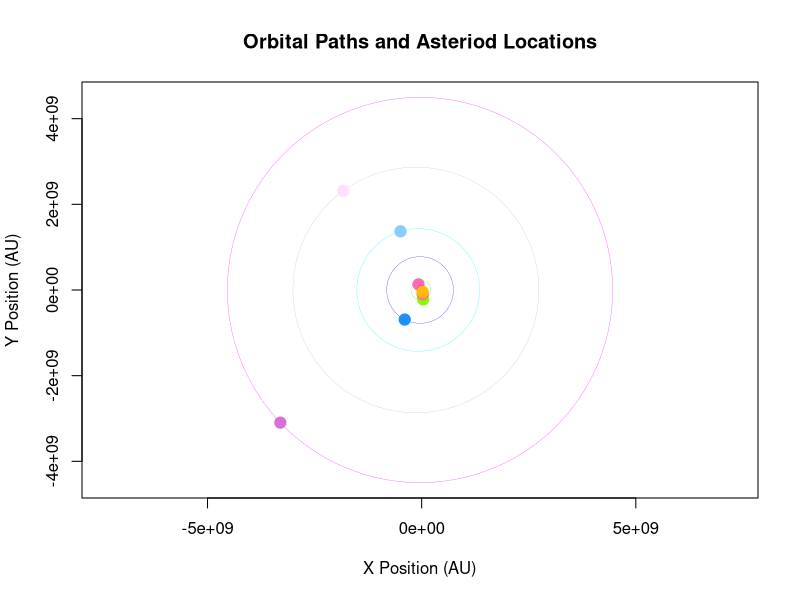

Write the R code that produced this figure. (Note: this script raises an error after producing the figure.)
library(data.table)
AU <- 149597871
#Planet 8
#Orbit
v <- 30.06*AU
e_7 <- .0086
w <- v * sqrt(1 - e_7^2) #semi minor axis
z <- v * e_7
t <- seq(0, 2*pi, length.out = 365.25)
x_7 <- v * cos(t) - z
y_7 <- w * sin(t)

#Plant Position
planet_8 <- runif(1, 0, 2*pi) #angle
planet_x7 <- v * cos(planet_8) - z
planet_y7 <- w *sin(planet_8)

plot(x_7,y_7, type = "l", asp = 1, col = ("#FF00FF"), lwd = .25, xlab = "X Position (AU)", ylab = "Y Position (AU)", main = "Orbital Paths and Asteriod Locations" )
points(planet_x7, planet_y7, pch = 19, col = "#DA70D6", cex = 1.5)  # planet
points(0,0, pch = "*", col = ("yellow"), cex = .25)

#Planet 7
s <- 19.19*AU
e_6 <- .047
aa <- s * sqrt(1 - e_6^2) #semi minor axis
u <- s * e_6
t <- seq(0, 2*pi, length.out = 365.25)
x_6 <- s * cos(t) - u
y_6 <- aa * sin(t)

#Plant Position
planet_7 <- runif(1, 0, 2*pi) #angle
planet_x6 <- s * cos(planet_7) - u
planet_y6 <- aa *sin(planet_7)

points(x_6,y_6, type = "l", asp = 1, col = ("#DDA0DD"), lwd = .25)
points(planet_x6, planet_y6, pch = 19, col = "#FFE1FF", cex = 1.5)  # planet


#Planet 6
p <- 9.58*AU
e_5 <- .056
q <- p * sqrt(1 - e_5^2) #semi minor axis
r <- p * e_5
t <- seq(0, 2*pi, length.out = 365.25)
x_5 <- p * cos(t) - r
y_5 <- q * sin(t)

#Plant Position
planet_6 <- runif(1, 0, 2*pi) #angle
planet_x5 <- p * cos(planet_6) - r
planet_y5 <- q *sin(planet_6)

points(x_5,y_5, type = "l", asp = 1, col = ("#00F5FF"), lwd = .25)
points(planet_x5, planet_y5, pch = 19, col = "#87CEFA", cex = 1.5)  # planet


#Planet 5
m <- 5.204*AU
e_4 <- .048
n <- m * sqrt(1 - e_4^2) #semi minor axis
o <- m * e_4
t <- seq(0, 2*pi, length.out = 365.25)
x_4 <- m * cos(t) - o
y_4 <- n * sin(t)

#Plant Position
planet_5 <- runif(1, 0, 2*pi) #angle
planet_x4 <- m * cos(planet_5) - o
planet_y4 <- n *sin(planet_5)

points(x_4,y_4, type = "l", asp = 1, col = ("blue"), lwd = .25)
points(planet_x4, planet_y4, pch = 19, col = "#1E90FF", cex = 1.5)  # planet

#Planet 4
j <- 1.524*AU
e_3 <- .09
k <- j * sqrt(1 - e_3^2) #semi minor axis
l <- j * e_3
t <- seq(0, 2*pi, length.out = 365.25)
x_3 <- j * cos(t) - l
y_3 <- k * sin(t)

#Plant Position
planet_4 <- runif(1, 0, 2*pi) #angle
planet_x3 <- j * cos(planet_4) - l
planet_y3 <- k *sin(planet_4)

points(x_3,y_3, type = "l", asp = 1, col = ("green"), lwd = .25)
points(planet_x3, planet_y3, pch = 19, col = "#7FFF00", cex = 1.5)  # planet

#Planet 3
g <- AU
e_2 <- .0167
h <- g * sqrt(1 - e_2^2) #semi minor axis
i <- g * e_2
t <- seq(0, 2*pi, length.out = 365.25)
x_2 <- g * cos(t) - i
y_2 <- h * sin(t)

#Plant Position
planet_3 <- runif(1, 0, 2*pi) #angle
planet_x2 <- g * cos(planet_3) - i
planet_y2 <- h *sin(planet_3)

points(x_2,y_2, type = "l", asp = 1, col = ("pink"), lwd = .25)
points(planet_x2, planet_y2, pch = 19, col = "hotpink", cex = 1.5)  # planet

#Planet 2
#orbit
d <- .723*AU #semi major axis
e_1 <- .007
e <- d * sqrt(1 - e_1^2) #semi minor axis
f <- d * e_1 
t <- seq(0, 2*pi, length.out = 365.25)
x_1 <- d * cos(t) - f
y_1 <- e * sin(t)

#Plant Position
planet_2 <- runif(1, 0, 2*pi) #angle
planet_x1 <- d * cos(planet_2) - f
planet_y1 <- e *sin(planet_2)

points(x_1,y_1, type = "l", asp = 1, col = ("red"), lwd = .25)
points(planet_x1, planet_y1, pch = 19, col = "salmon", cex = 1.5)  # planet

#Planet 1 
#Eclipse 
a <- .387*AU #semi major axis
e_0 <- .206
b <- a * sqrt(1 - e_0^2) #semi minor axis
c <- a * e_0 
t <- seq(0, 2*pi, length.out = 365.25)
x_0 <- a * cos(t) - c
y_0 <- b * sin(t)

#Plant Position
planet_1 <- runif(1, 0, 2*pi) #angle
planet_x <- a * cos(planet_1) - c
planet_y <- b *sin(planet_1)

points(x_0,y_0, type = "l", asp = 1, col = ("#FFD700"), lwd = .25) #orbit
points(planet_x, planet_y, pch = 19, col = "#FFB90F", cex = 1.5)  # planet

planet_radii <- c(
  2440, 6052, 6371, 3390, 69911, 58232, 25362, 24622
)

planets <- data.frame(
  name = c("planet_1", "planet_2", "planet_3", "planet_4",
           "planet_5", "planet_6", "planet_7", "planet_8")
)
#Initialized System

planets$temperature <- c(440, 300, 288, 210, 165, 134, 76, 72)
life_temp_min <- 0
life_temp_max <- 394

is_temp_habitable <- function(temp) temp >= life_temp_min & temp <= life_temp_max

planets$radiation <- c(5, 3, 3, 3, 6, 7, 8, 8)
radiation_limit <- 4

is_rad_habitable <- function(rad) rad <= radiation_limit

planet_is_habitable <- function(temp, rad) {
  is_temp_habitable(temp) & is_rad_habitable(rad)
}

planets$habitable <- planet_is_habitable(
  planets$temperature,
  planets$radiation
)

planets$can_have_life <- TRUE
planet_index <- setNames(seq_len(nrow(planets)), planets$name)

#timesteps 
timestep <- 50
event_table <- data.frame(
  run = integer(),
  year = integer(),
  source = character(),
  target = character(),
  type = character(),       #asteriod or dispersal from planet
  distance_AU = numeric(),
  stringsAsFactors = FALSE
)


#pre results
n_runs <- 500
results <- data.frame(
  run = 1:n_runs,
  asteroid_hits = integer(n_runs),
  avg_extinction_time = numeric(n_runs),
  planet_2_asteroid_hits = integer(n_runs),
  planet_3_asteroid_hits = integer(n_runs),
  planet_4_asteroid_hits = integer(n_runs),
  
  planet_2_dispersal_hits = integer(n_runs),
  planet_3_dispersal_hits = integer(n_runs),
  planet_4_dispersal_hits = integer(n_runs),
  
  planet_2_first_appearance = numeric(n_runs),
  planet_3_first_appearance = numeric(n_runs),
  planet_4_first_appearance = numeric(n_runs),
  
  planet_2_extinction = numeric(n_runs),
  planet_3_extinction = numeric(n_runs),
  planet_4_extinction = numeric(n_runs),
  
  planet_2_colonized = integer(n_runs),
  planet_3_colonized = integer(n_runs),
  planet_4_colonized = integer(n_runs),
  
  planet_2_colonization_time = numeric(n_runs),
  planet_3_colonization_time = numeric(n_runs),
  planet_4_colonization_time = numeric(n_runs),
  
  planet_2_colonization_events = integer(n_runs),
  planet_3_colonization_events = integer(n_runs),
  planet_4_colonization_events = integer(n_runs),
  
  planet_2_persistence = integer(n_runs),
  planet_3_persistence = integer(n_runs),
  planet_4_persistence = integer(n_runs),
  
  system_mean_persistence = numeric(n_runs),
  
  total_hits = integer(n_runs)
)

solve_kepler <- function(M, e, tol = 1e-10, max_iter = 15) {
  E <- M
  for(i in 1:max_iter) {
    delta <- (E - e * sin(E) - M) / (1 - e * cos(E))
    E <- E - delta
    if (max(abs(delta)) < tol) break
  }
  E
}

#Table of Planets 1 to 100 years and where to find them in this time frame
planet_orbits <- data.frame(
  name = c("planet_1", "planet_2", "planet_3", "planet_4", "planet_5", "planet_6", "planet_7", "planet_8"),
  A = c(.387, .723, 1.0, 1.524, 5.204, 9.58, 19.2, 30.06) * AU, #Semi major axis
  E = c(.206, .007, .0167, .09, .048, .056, .047, .0086),  #eccentricity
  T = c(.24, .62, 1.0, 1.88, 11.86, 29.46, 84.01, 164.8),  # orbital periods in years
  t0 = runif(8, 0, 2*pi))  # random starting angles

planet_orbits$B <- planet_orbits$A * sqrt(1 - planet_orbits$E^2)            #B is the semi minor axis
planet_orbits$c <- planet_orbits$A * planet_orbits$E   #c is the focal distance
planet_orbits$collision_radius <- planet_radii * 7.5
planet_orbits$capture_radius   <- planet_radii * 1.5

planet_orbits_dt <- as.data.table(planet_orbits)
planet_orbits_dt[, name := as.character(name)]
setkey(planet_orbits_dt, name)

gpp <- function(t) {  #get planet position
  out <- vector("list", nrow(planet_orbits))
  for (i in 1:nrow(planet_orbits)) {
    p <- planet_orbits[i, ]
    n <- 2 * pi / p$T
    M <- (p$t0 + t * n) %% (2 * pi)
    E <- solve_kepler(M, p$E)
    out[[i]] <- data.frame(
      planet = p$name,
      x_planet= p$A * cos(E) - p$c,
      y_planet = p$B * sin(E)
    )
  }
  do.call(rbind, out)
}

timestep <- 50
dt_year <- 1/timestep

#interplanetary distance table in relation to planets
hit_log <- data.frame(
  run = integer(), 
  year = numeric(), 
  type = character(),
  target_planet = character(), 
  target_x = numeric(),
  target_y = numeric(),
  target_dis_sun = numeric(),
  source = character(),
  source_x = numeric(),
  source_y = numeric(),
  separation = numeric(),
  had_life = logical(),
  resulted_in_colonization = logical(),
  stringsAsFactors = FALSE
)

for (r in 1:n_runs) {  #beginning of main loop
  
  life_status <- data.frame(planet = planets$name, has_life = FALSE)
  life_history <- data.frame(
    planet = planets$name,
    first_appearance = rep(NA, nrow(planets)),
    extinction_events = I(vector("list", nrow(planets))),
    final_state = rep(NA, nrow(planets)),
    asteroid_colonized = rep(FALSE, nrow(planets)),
    dispersal_colonized = rep(FALSE, nrow(planets))
  )
  
  persistence <- rep(0, nrow(planets))
  pending_dispersal <- data.frame(planet=character(), arrival_year=numeric(), has_life=logical())
  pending_asteroid  <- data.frame(planet=character(), arrival_year=numeric(), has_life=logical())
  
  # counters
  planet_3_asteroid_hits <- 0
  planet_4_asteroid_hits <- 0
  planet_2_asteroid_hits <- 0
  planet_3_dispersal_hits <- 0
  planet_4_dispersal_hits <- 0
  planet_2_dispersal_hits <- 0
    
  Extinction_Probability_on_Impact <- 0.75
  local_extinction <- 0.05
  
  #General Asteroid Info
  
  total_asteroids <- sample(1000:10000, 1)
  frac_IS <- 0.50 #the percent of asteroids that are interstellar asteroids
  frac_SS <- 0.35 #the percent of asteroids that are already in the solar system (like from our asteroid belt)
  frac_DI <- 0.15 #the dispersal asteroids that come from the planets
  
  num_IS <- round(total_asteroids * frac_IS)
  num_SS <- round(total_asteroids * frac_SS)
  num_DI <- total_asteroids - num_SS - num_IS
  
  #Interstellar Asteroids
  IS_entry_dist <- runif(num_IS, 5*AU, 15*AU)
  IS_entry_angle <- runif(num_IS, 0, 2*pi)
  IS_speed <- runif(num_IS, 2, 7) * AU
  
  IS <- data.frame(
    id = paste0("IS_", 1:num_IS),
    entry_time = runif(num_IS, 0, 100),
    entry_angle = IS_entry_angle,
    speed = IS_speed,
    start_x = IS_entry_dist * cos(IS_entry_angle),
    start_y = IS_entry_dist * sin(IS_entry_angle),
    has_life = runif(num_IS) < 0.05
  )
  IS$travel_angle <- atan2(-IS$start_y, -IS$start_x) + rnorm(num_IS, 0, 0.1)
  #Solar System Asteroids (Asteroid Belt/Random in Solar System Asteroids)
  a_SS <- runif(num_SS, 1*AU, 3.5*AU) #semi major axis of the asteroids 
  e_SS <- runif(num_SS, 0.1, 0.4) #eccentricity
  entry_angle <- runif(num_SS, 0, 2*pi)
  travel_angle <- entry_angle + pi + rnorm(num_SS, 0, 0.5)
  speed <- runif(num_SS, 3, 6) * AU
  
  SS <- data.frame(
    id = paste0("SS_", 1:num_SS),
    entry_time = sample(1:100, num_SS, replace=TRUE),
    entry_angle = entry_angle,
    travel_angle = travel_angle,
    speed = speed,
    start_x = a_SS * cos(entry_angle),
    start_y = a_SS * sin(entry_angle),
    has_life = runif(num_SS) < 0.005
  )
  
  #Dispersal Asteroids from planets
  DI_entry_dist <- runif(num_DI, .7*AU, 2.0*AU)
  DI_entry_angle <- runif(num_DI, 0, 2*pi)
  DI_travel_angle <- DI_entry_angle + rnorm(num_DI, 0, 0.5)
  DI_speed <- runif(num_DI, .1, 1.5) * AU
  
  DI <- data.frame(
    id = paste0("DI_", 1:num_DI),
    entry_time = sample(1:100, num_DI, replace=TRUE),
    entry_angle = DI_entry_angle,
    travel_angle = DI_travel_angle,
    speed = DI_speed,
    start_x = DI_entry_dist * cos(DI_entry_angle),
    start_y = DI_entry_dist * sin(DI_entry_angle),
    has_life = runif(num_DI) < 0.15
  )
  
  asteroids <- rbind(IS, SS, DI)
  asteroids$already_hit <- FALSE
  asteroids_dt <- as.data.table(asteroids)
  setkey(asteroids_dt, id)
  
  #Subset loop
  for (year in 1:100) { 
    for(s in 1:timestep) {
      t <- (year - 1) + s/timestep
      
      planet_pos_ts <- gpp(t)
      
      active <- asteroids_dt[entry_year <= t]
      if(nrow(active) > 0) {
        e <-t -active$entry_year #elapsed 
      active[, x_asteroid := start_x + speed * e *cos(travel_angle)]
      active[, y_asteroid := start_y + speed * e * sin(travel_angle)]
      }
      #Asteroid Arrivals
      a_arrivals <- pending_asteroid[pending_asteroid$arrival_year == year, ]
      if (nrow(a_arrivals) > 0) {
        for (j in 1:nrow(a_arrivals)) {
          tp <- a_arrivals$planet[j]
          idx <- planet_index[tp]  #tp = target planet            
          if (is.na(idx)) next
          
          # if asteroid has life then it has the chance to seed life on the planet
          if (a_arrivals$has_life[j] && planets$habitable[idx]) {
          life_status$has_life[idx] <- TRUE
          life_history$asteroid_colonized[idx] <- TRUE
          
          # if life is seeded it is record the first time
          if (is.na(life_history$first_appearance[idx])) life_history$first_appearance[idx] <- year
          
          }
        }
        pending_asteroid <- pending_asteroid[abs(pending_asteroid$entry_time - year) > 1e-9, ]
      }
      
      #Dispersal collisions
      d_arrivals <- pending_dispersal[abs(pending_dispersal$arrival_time -t) < dt_year/2, ] 
      if (nrow(d_arrivals) > 0) {
        for (j in 1:nrow(d_arrivals)) {
          tp <- d_arrivals$planet[j]
          idx <- planet_index[tp]
          if (is.na(idx)) next
          if (planets$habitable[idx]) { 
            life_status$has_life[idx] <- TRUE
            life_history$dispersal_colonized[idx] <- TRUE
            
            if (tp == "planet_2") planet_2_dispersal_hits <- planet_2_dispersal_hits + 1
            if (tp == "planet_3") planet_3_dispersal_hits <- planet_3_dispersal_hits + 1
            if (tp == "planet_4") planet_4_dispersal_hits <- planet_4_dispersal_hits + 1
            if (is.na(life_history$first_appearance[idx])) life_history$first_appearance[idx] <- year
          }
        }
        pending_dispersal <- pending_dispersal[abs(pending_dispersal$arrival_time - year) > 1e-9, ]
      }
      
     #Collisions detection
      if (nrow(active) > 0){
        c <- active[already_hit == FALSE] #candidates
        if (nrow(c) > 0){
          merged <- merge(c, planet_pos_ts, by = character(0), allow.cartesian = TRUE)
          merged <- merge(merged, planet_orbits_dt[, .(name, collision_radius, capture_radius)],
                          by.x = "planet", by.y = "name", all.x = TRUE)
          merged$distance <- sqrt((merged$x_planet - merged$x_asteroid)^2 + (merged$y_planet - merged$y_asteroid)^2)
          timestep_collisions <- merged[merged$distance < merged$collision_radius & !is.na(merged$planet), ]
          
          if(nrow(timestep_collisions) > 0){
            for( i in 1:nrow(timestep_collisions)) {
              p_name <- timestep_collisions$planet[i]
              a_name <- timestep_collisions$id[i]
              dist_here <- timestep_collisions$distance[i]
              c_r <- timestep_collisions$collision_radius[i]
              cap_r <- timestep_collisions$capture_radius[i]
              idx <- planet_index[p_name]
              if (is.na(idx)) next
              
              asteroids_dt[id == a_name, already_hit := TRUE]
              
              if (p_name == "planet_2") planet_2_asteroid_hits <- planet_2_asteroid_hits + 1
              if (p_name == "planet_3") planet_3_asteroid_hits <- planet_3_asteroid_hits + 1
              if (p_name == "planet_4") planet_4_asteroid_hits <- planet_4_asteroid_hits + 1
              
              asteroid_row <- timestep_collisions[i, ]
              tx <- planet_pos_ts$x_planet[planet_pos_ts$planet == p_name]
              ty <- planet_pos_ts$y_planet[planet_pos_ts$planet == p_name]
              
              colonized_this_hit <- isTRUE(asteroid_row$has_life) && planets$habitable[idx]
              
              hit_log <- rbind(hit_log, data.frame(
                run = r, year = t, type = "asteroid",
                target_planet = p_name, target_x = tx, target_y=ty,
                target_dis_sun = sqrt(tx^2 + ty^2),
                source = a_name, source_x = NA_real_, source_y = NA_real_,
                separation = NA_real_,
                had_life = isTRUE(asteroid_row$has_life),
                resulted_in_colonization = colonized_this_hit
              ))
              # extinction on impact
              if (life_status$has_life[idx] &&
                  !is.na(life_history$first_appearance[idx])) {
                 if (runif(1) < Extinction_Probability_on_Impact) {
                  life_history$extinction_events[[idx]] <-
                    c(life_history$extinction_events[[idx]], year)
                  life_status$has_life[idx] <- FALSE
                }
              }
              
              # dispersal after an asteroid hits the planet
              if (isTRUE(asteroid_row$has_life)) {
                impact_delay <- sample(1:5, 1) 
                arrival <- min(year + impact_delay, 100)   
                
                pending_asteroid <- rbind(
                  pending_asteroid,
                  data.frame(
                    planet = p_name,
                    arrival_year = arrival,
                    has_life = TRUE
                  )
                )
              } 
            }
          }
        }
      }
      #timestep dispersal loop  
      if (s == timestep) {
        for(og_planet in planets$name) {
          idx <- planet_index[og_planet]
          if(!life_status$has_life[idx]) next
          
          og <- planet_pos_ts[planet_pos_ts$planet == og_planet, ]
          dx <- planet_pos_ts$x_planet - og$x_planet
          dy <- planet_pos_ts$y_planet - og$y_planet
          planet_pos_ts$dist <- sqrt(dx^2 + dy^2)
          
          targets <- subset(planet_pos_ts, planet != og_planet)
          target_indices <- planet_index[targets$planet]
          targets <- targets[planets$habitable[target_indices], ]
          
          if (nrow(targets) > 0) {
            base_rate <- .10
            scale <- 3*AU
            probs <- base_rate * exp(-targets$dist / scale)
            hits <- runif(nrow(targets)) < probs
            hits_planets <- targets$planet[hits]
            for (tp in hits_planets) {
              dis_to_tp <- targets$dist[targets$planet == tp]
              travel_years <- dis_to_tp/ (.5 * AU)
              raw_arrival <- min(t + travel_years + runif(1, 0, 3), 100)
              arrival_time <- round(raw_arrival/dt_year) * dt_year
              
              pending_dispersal <- rbind(pending_dispersal,
                                        data.frame(planet = tp, arrival_time = arrival_time, has_life = TRUE))
              tp_pos <- targets[targets$planet == tp, ] #target position
              hit_log <- rbind(hit_log, data.frame(
                run = r, year = t, 
                type = "dispersal",
                target_planet = tp, 
                target_x = tp_pos$x_planet, 
                target_y = tp_pos$y_planet,
                target_dis_sun = sqrt(tp_pos$x_planet^2 + tp_pos$y_planet^2),
                source = og_planet, 
                source_x = og$x_planet, 
                source_y = og$y_planet,
                separation = dis_to_tp,
                had_life = TRUE,
                resulted_in_colonization = planets$habitable[planet_index[tp]]
              ))
            }
          }
        }
      }
    }
    for (k in seq_len(nrow(planets))) {
      if (life_status$has_life[k]) {
        persistence[k] <- persistence[k] + 1
      }
    }
  }
  
  # extinction metrics 
  # total asteroid collisions this run
  resulted_in_colonization = planets$habitable[planet_index[tp]]
  
  # extinction duration for each planet (time from first appearance to each extinction event)
  ext_times <- sapply(seq_len(nrow(life_history)), function(i) {
    fa <- life_history$first_appearance[i]
    ev <- life_history$extinction_events[[i]]
    if (is.na(fa) || length(ev) == 0) return(NA_real_)
    mean(ev - fa)
  })
  
  avg_extinction_time <- mean(ext_times, na.rm = TRUE)
  
  #extinction duration for a specific planet
  get_extinction_duration <- function(pname) {
    idx <- match(pname, life_history$planet)
    fa  <- life_history$first_appearance[idx]
    ev  <- life_history$extinction_events[[idx]]
    if (is.na(fa) || length(ev) == 0) return(NA_real_)
    mean(ev - fa)
  }
  
  planet_2_extinction <- get_extinction_duration("planet_2")
  planet_3_extinction <- get_extinction_duration("planet_3")
  planet_4_extinction <- get_extinction_duration("planet_4")
  
  # first appearance times 
  fa2 <- life_history$first_appearance[match("planet_2", life_history$planet)]
  fa3 <- life_history$first_appearance[match("planet_3", life_history$planet)]
  fa4 <- life_history$first_appearance[match("planet_4", life_history$planet)]
  
  # colonized flags
  planet_2_colonized <- ifelse(!is.na(fa2), 1, 0)
  planet_3_colonized <- ifelse(!is.na(fa3), 1, 0)
  planet_4_colonized <- ifelse(!is.na(fa4), 1, 0)
  
  # colonization times
  planet_2_colonization_time <- fa2
  planet_3_colonization_time <- fa3
  planet_4_colonization_time <- fa4
  
  # number of colonization events (first appearance + recolonizations)
  get_colonization_events <- function(pname) {
    idx <- match(pname, life_history$planet)
    fa  <- life_history$first_appearance[idx]
    ev  <- life_history$extinction_events[[idx]]
    if (is.na(fa)) return(0)
    1 + length(ev)
  }
  
  planet_2_colonization_events <- get_colonization_events("planet_2")
  planet_3_colonization_events <- get_colonization_events("planet_3")
  planet_4_colonization_events <- get_colonization_events("planet_4")
  
  #store results
  
  results$asteroid_hits[r]                <- asteroid_hits
  results$avg_extinction_time[r]          <- avg_extinction_time
  
  results$planet_2_asteroid_hits[r]       <- planet_2_asteroid_hits
  results$planet_3_asteroid_hits[r]       <- planet_3_asteroid_hits
  results$planet_4_asteroid_hits[r]       <- planet_4_asteroid_hits
  
  results$planet_2_dispersal_hits[r]      <- planet_2_dispersal_hits
  results$planet_3_dispersal_hits[r]      <- planet_3_dispersal_hits
  results$planet_4_dispersal_hits[r]      <- planet_4_dispersal_hits
  
  results$total_hits[r] <- planet_2_asteroid_hits + planet_3_asteroid_hits + 
    planet_4_asteroid_hits + planet_2_dispersal_hits + planet_3_dispersal_hits +
    planet_4_dispersal_hits
  
  results$planet_2_first_appearance[r]    <- fa2
  results$planet_3_first_appearance[r]    <- fa3
  results$planet_4_first_appearance[r]    <- fa4
  
  results$planet_2_extinction[r]          <- planet_2_extinction
  results$planet_3_extinction[r]          <- planet_3_extinction
  results$planet_4_extinction[r]          <- planet_4_extinction
  
  results$planet_2_colonized[r]           <- planet_2_colonized
  results$planet_3_colonized[r]           <- planet_3_colonized
  results$planet_4_colonized[r]           <- planet_4_colonized
  
  results$planet_2_colonization_time[r]   <- planet_2_colonization_time
  results$planet_3_colonization_time[r]   <- planet_3_colonization_time
  results$planet_4_colonization_time[r]   <- planet_4_colonization_time
  
  results$planet_2_colonization_events[r] <- planet_2_colonization_events
  results$planet_3_colonization_events[r] <- planet_3_colonization_events
  results$planet_4_colonization_events[r] <- planet_4_colonization_events
  
  results$planet_2_persistence[r] <- persistence[planet_index["planet_2"]]
  results$planet_3_persistence[r] <- persistence[planet_index["planet_3"]]
  results$planet_4_persistence[r] <- persistence[planet_index["planet_4"]]
  results$system_mean_persistence[r] <- mean(persistence[planets$habitable])
}
